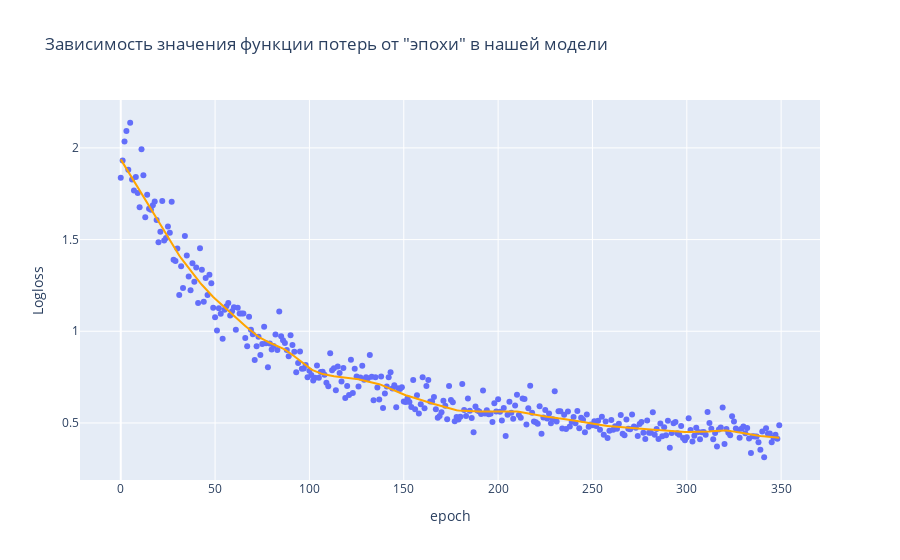

Write notebook code for a chart like this one.
### Code cell
import plotly.express as px
fig = px.scatter(y=own_model.losses, trendline='lowess', trendline_options=dict(frac=0.1) , 
                 trendline_color_override='orange', title='Зависимость значения функции потерь от "эпохи" в нашей модели')
fig.update_xaxes(title_text='epoch')
fig.update_yaxes(title_text='Logloss')
fig.show()

### Figure 1 — Plotly figure (JSON) as saved in the notebook; plotly's stock layout.template omitted (floating-point values rounded to 4 significant figures; data arrays with more than 128 entries replaced by an {"elided": "..."} marker saying what was removed)
{"data": [{"hovertemplate": "x=%{x}<br>y=%{y}<extra></extra>", "legendgroup": "", "marker": {"color": "#636efa", "symbol": "circle"}, "mode": "markers", "name": "", "orientation": "v", "showlegend": false, "type": "scatter", "x": {"elided": "350 int values"}, "xaxis": "x", "y": {"elided": "350 float values"}, "yaxis": "y"}, {"hovertemplate": "<b>LOWESS trendline</b><br><br>x=%{x}<br>y=%{y} <b>(trend)</b><extra></extra>", "legendgroup": "", "line": {"color": "orange"}, "marker": {"color": "#636efa", "symbol": "circle"}, "mode": "lines", "name": "", "showlegend": false, "type": "scatter", "x": {"elided": "350 int values"}, "xaxis": "x", "y": {"elided": "350 float values"}, "yaxis": "y"}], "layout": {"legend": {"tracegroupgap": 0}, "title": {"text": "Зависимость значения функции потерь от \"эпохи\" в нашей модели"}, "xaxis": {"anchor": "y", "domain": [0, 1], "title": {"text": "epoch"}}, "yaxis": {"anchor": "x", "domain": [0, 1], "title": {"text": "Logloss"}}}}
